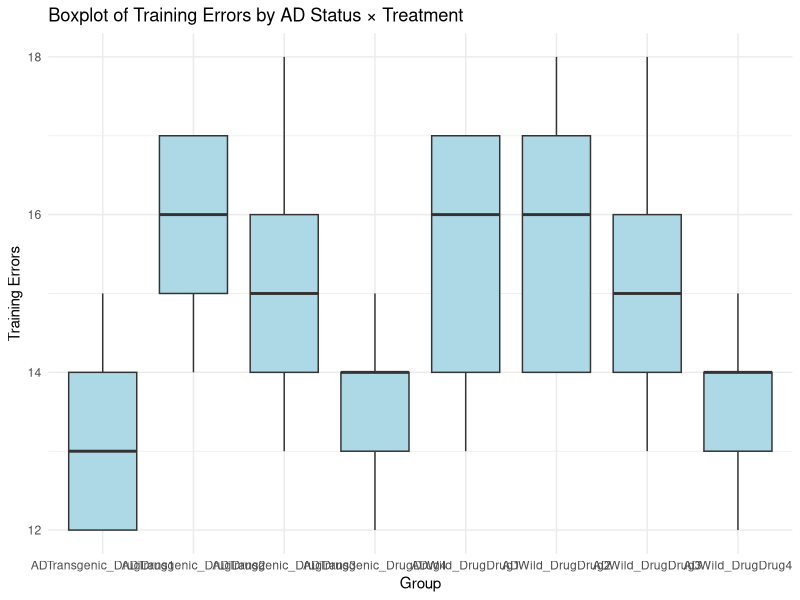

Source code (R):
## ---- chunk 1
library(tidyverse)
library(knitr)

data <- tribble(
  ~AD_Status, ~Treatment, ~Training, ~Memory,
  1, 1, 12, 10,
  1, 1, 15, 12,
  1, 1, 13, 13,
  1, 1, 12, 10,
  1, 1, 14, 13,
  1, 2, 15, 13,
  1, 2, 17, 13,
  1, 2, 16, 14,
  1, 2, 17, 15,
  1, 2, 14, 11,
  1, 3, 13, 12,
  1, 3, 14, 11,
  1, 3, 18, 15,
  1, 3, 15, 10,
  1, 3, 16, 14,
  1, 4, 14, 12,
  1, 4, 13, 11,
  1, 4, 12, 10,
  1, 4, 14, 13,
  1, 4, 15, 10,
  2, 1, 17, 9,
  2, 1, 16, 8,
  2, 1, 17, 10,
  2, 1, 14, 8,
  2, 1, 13, 8,
  2, 2, 14, 7,
  2, 2, 18, 10,
  2, 2, 16, 5,
  2, 2, 17, 9,
  2, 2, 14, 7,
  2, 3, 13, 8,
  2, 3, 14, 7,
  2, 3, 18, 9,
  2, 3, 15, 8,
  2, 3, 16, 9,
  2, 4, 14, 7,
  2, 4, 13, 9,
  2, 4, 12, 5,
  2, 4, 14, 8,
  2, 4, 15, 4
)

# Convert to factors
data <- data %>%
  mutate(
    AD_Status = factor(AD_Status, labels = c("Transgenic", "Wild")),
    Treatment = factor(Treatment, labels = c("Drug1", "Drug2", "Drug3", "Drug4"))
  )

# Show first 10 rows
head(data, 10) %>%
  knitr::kable(
    caption = "Alzheimer’s Mice Dataset (First 10 Rows)"
  )

## ---- chunk 2
data %>%
  group_by(AD_Status, Treatment) %>%
  summarise(
    Training_Mean = mean(Training),
    Training_SD = sd(Training),
    Memory_Mean = mean(Memory),
    Memory_SD = sd(Memory),
    .groups = "drop"
  ) %>%
  knitr::kable(
    caption = "Means and Standard Deviations of Training and Memory Errors by AD Status and Treatment",
    digits = 2
  )

## ---- chunk 3
library(ggplot2)

data %>%
  mutate(Group = paste0("AD", AD_Status, "_Drug", Treatment)) %>%
  ggplot(aes(x = Group, y = Training)) +
  geom_boxplot(fill = "lightblue") +
  labs(title = "Boxplot of Training Errors by AD Status × Treatment",
       x = "Group", y = "Training Errors") +
  theme_minimal()
## ---- chunk 4
library(rstatix)

data %>%
group_by(AD_Status, Treatment) %>%
shapiro_test(Training)
data %>%
  
group_by(AD_Status, Treatment) %>%
shapiro_test(Memory)
## ---- chunk 5

data <- data %>%
  mutate(
    AD_Status = factor(AD_Status, labels = c("Transgenic", "Wild")),
    Treatment = factor(Treatment, labels = c("Drug1", "Drug2", "Drug3", "Drug4"))
  )


library(car)
leveneTest(Training ~ AD_Status * Treatment, data = data)
leveneTest(Memory ~ AD_Status * Treatment, data = data)

## ---- chunk 6
training_aov <- aov(Training ~ AD_Status * Treatment, data = data)
summary(training_aov)
## ---- chunk 7
memory_aov <- aov(Memory ~ AD_Status * Treatment, data = data)
summary(memory_aov)
## ---- chunk 8

library(emmeans) 
emmeans(training_aov, pairwise ~ Treatment) 
emmeans(memory_aov, pairwise ~ Treatment)
